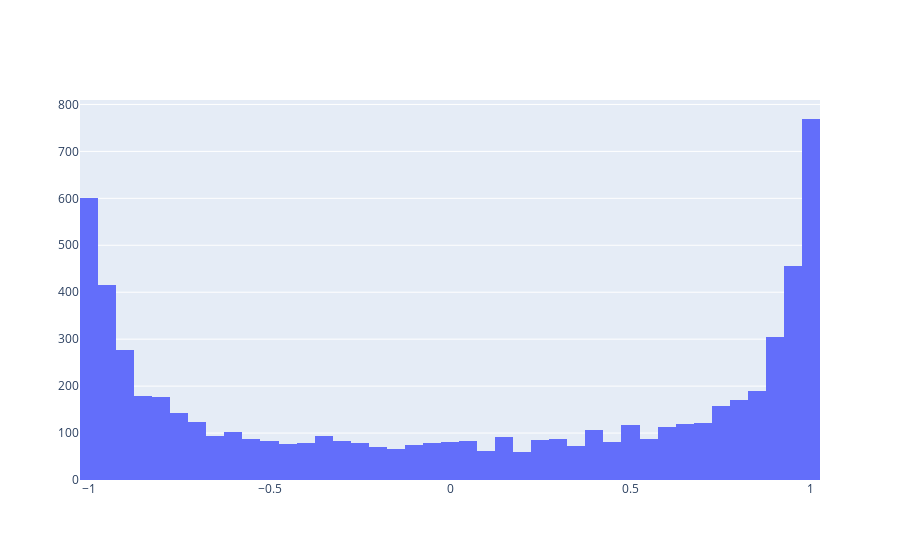

Notebook code for this chart:
### Code cell
#Mini-batch
ix = torch.randint(len(X_train), (batch_size,))

emb = C[X_train[ix]]
emb = emb.view(len(X_train[ix]), -1) #len(X_train) x (block_size*2)
h = emb @ W1 #+ b1 #len(X_train) x hidden_size
h = torch.tanh(h) #Apply activation function

#Plot histogram of h values
h = h.detach().numpy().flatten()

fig = go.Figure(data=[go.Histogram(x=h)])
fig.show()

### Figure 1 — Plotly figure (JSON) as saved in the notebook; plotly's stock layout.template omitted (floating-point values rounded to 4 significant figures; data arrays with more than 128 entries replaced by an {"elided": "..."} marker saying what was removed)
{"data": [{"type": "histogram", "x": {"elided": "6400 float values"}}], "layout": {}}
